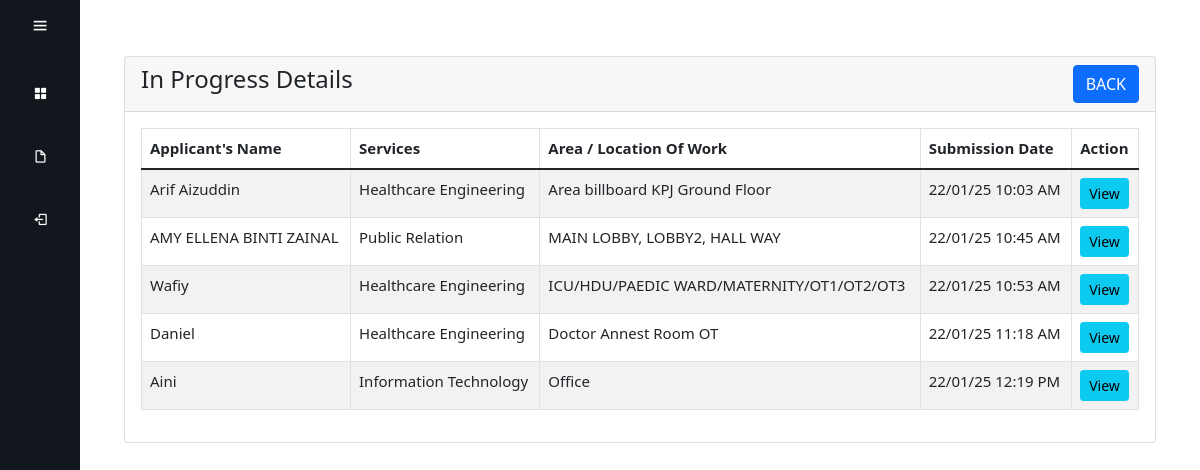
The page /inProgress1.php on the database as committed earlier.
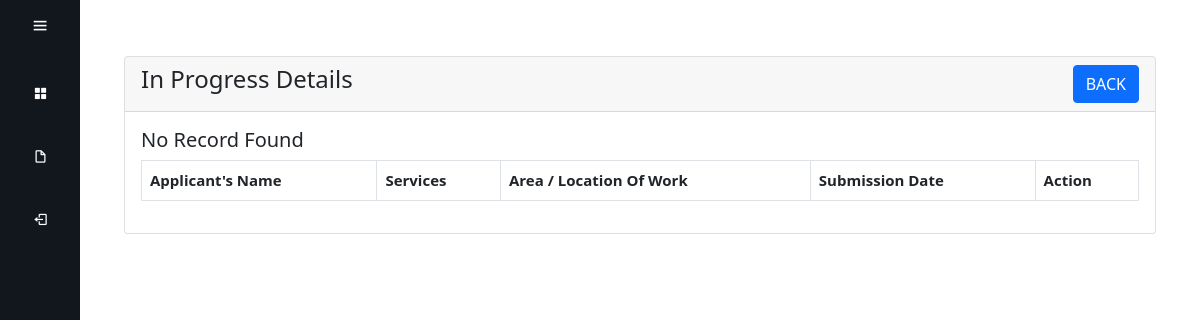
The same page on the database as committed later.
### tables this page shows
CREATE TABLE IF NOT EXISTS `form` (
`id` int(5) unsigned zerofill NOT NULL,
  `name` varchar(100) NOT NULL,
  `durationFrom` date NOT NULL,
  `durationTo` date NOT NULL,
  `timeFrom` time NOT NULL,
  `timeTo` time NOT NULL,
  `companyName` varchar(500) NOT NULL,
  `svName` varchar(50) NOT NULL,
  `icNo` varchar(14) NOT NULL,
  `contactNo` varchar(15) NOT NULL,
  `longTermContract` varchar(100) NOT NULL,
  `workersName` varchar(800) NOT NULL,
  `exactLocation` varchar(100) NOT NULL,
  `workType` varchar(500) NOT NULL,
  `hazards` varchar(500) NOT NULL,
  `briefDate` date NOT NULL,
  `briefTime` time NOT NULL,
  `briefConducted` varchar(50) NOT NULL,
  `ppe` varchar(500) NOT NULL,
  `status` varchar(50) DEFAULT 'in progress',
  `applicantID` int(11) NOT NULL,
  `adminID` int(11) NOT NULL,
  `worksite` varchar(500) NOT NULL,
  `infection` varchar(500) NOT NULL,
  `date` datetime NOT NULL DEFAULT CURRENT_TIMESTAMP,
  `services` varchar(255) NOT NULL,
  `passNo` varchar(255) NOT NULL,
  `remark` varchar(500) NOT NULL,
  `is_notified` tinyint(1) DEFAULT '0'
);

### inProgress1.php (the view, shortened to what this page needs)
<?php
    require 'dbconn.php';
?>
<!doctype html>
<html lang="en">
<head>
    <link href='https://unpkg.com/boxicons@2.1.4/css/boxicons.min.css' rel='stylesheet'>
    <link rel="stylesheet" href="https://cdn.datatables.net/1.13.4/css/dataTables.bootstrap5.min.css" />
    <link href="https://cdn.jsdelivr.net/npm/bootstrap@5.1.3/dist/css/bootstrap.min.css" rel="stylesheet">
    <link rel="stylesheet" href="style.css">
</head>
<body>
    <div class="sidebar" id="sidebar">
        <div class="top">
            <i class="bx bx-menu" id="btn"></i>
        </div>
        <ul>
            <li>
                <a href="appdb.php">
                    <i class="bx bxs-grid-alt"></i>
                </a>
            </li>
            <li>
                <a href="form1.php">
                    <i class="bx bx-file-blank"></i>
                </a>
            </li>
            <li>
                <a href="logout.php" onclick="return confirmLogout();">
                    <i class="bx bx-log-out"></i>
                </a>
            </li>
        </ul>
    </div>
    <div class="main-content" id="main-content">
        <div class="container mt-4">
            <div class="row">
            <div class="container">
                <div class="col-md-12">
                    <div class="card">
                        <div class="card-header">
                            <h4>In Progress Details
                            <a href="appdb.php" class="btn btn-primary float-end">BACK</a>
                            </h4>
                        </div>
                        <div class="card-body">
                            <table id="myTable" class="table table-bordered table-striped">
                                <thead>
                                    <tr>
                                        <th>Applicant's Name</th>
                                        <th>Services</th>
                                        <th>Area / Location Of Work</th>
                                        <th>Submission Date</th>
                                        <th>Action</th>
                                    </tr>
                                </thead>
                                <tbody>
                                    <?php
                                        $query = "SELECT * FROM form WHERE status = 'in progress'";
                                        $query_run = mysqli_query($conn, $query);
                                        if(mysqli_num_rows($query_run) > 0)
                                        {
                                            foreach($query_run as $ptw)
                                            {
                                            $dateTime = new DateTime($ptw['date']);
                                            $formattedDate = $dateTime->format('d/m/y');
                                            $formattedTime = $dateTime->format('h:i A');
                                                ?>
                                                <tr>
                                                    <td><?= $ptw['name']; ?></td>
                                                    <td><?= $ptw['services']; ?></td>
                                                    <td><?= $ptw['exactLocation']; ?></td>
                                                    <td><?= ($formattedDate . ' ' . $formattedTime); ?></td>
                                                    <td>
                                                        <a href="view1.php?id=<?= $ptw['id']; ?>" class="btn btn-info btn-sm">View</a>
                                                    </td>
                                                </tr>
                                                <?php
                                            }
                                        }
                                        else
                                        {
                                            echo "<h5> No Record Found </h5>";
                                        }
                                    ?>
                                </tbody>
                            </table>
                        </div>
                    </div>
                </div>
            </div>
        </div>
    </div>
</body>
</html>

Rows that differ between the two databases and show on the page:
removed form: name "Arif Aizuddin", services "Healthcare Engineering", exactLocation "Area billboard KPJ Ground Floor", date "22/01/25", date "10:03 AM"
removed form: name "AMY ELLENA BINTI ZAINAL", services "Public Relation", exactLocation "MAIN LOBBY, LOBBY2, HALL WAY", date "22/01/25", date "10:45 AM"
removed form: name "Wafiy", services "Healthcare Engineering", exactLocation "ICU/HDU/PAEDIC WARD/MATERNITY/OT1/OT2/OT3", date "22/01/25", date "10:53 AM"
removed form: name "Daniel", services "Healthcare Engineering", exactLocation "Doctor Annest Room OT", date "22/01/25", date "11:18 AM"
removed form: name "Aini", services "Information Technology", exactLocation "Office", date "22/01/25", date "12:19 PM"
Other text that changed with them:
text now shown: "No Record Found"
